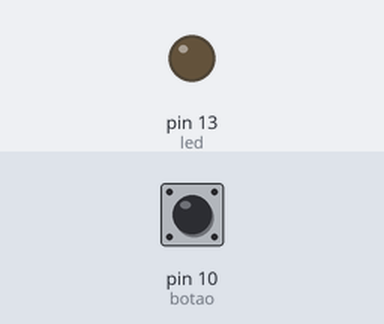
This sketch was run on a simulated Arduino Uno, built with avr-gcc and run on an emulated ATmega328P. On the bench: output pins drawn as LEDs (lit = HIGH). Inputs (shaded band) come from the test bench; at power-on: pin 10 (botao) HIGH.

Above: at 1.2 s.
1.3 s: pin 10 (botao) pulsed LOW 5 times (0.12 s each, 0.3 s apart)
At 2.22 s:
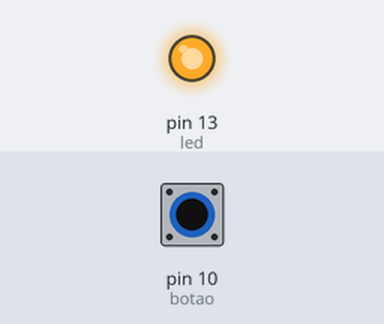
Timing chart, 0 to 4.3 s (numbered marks = the images above; inputs shaded):
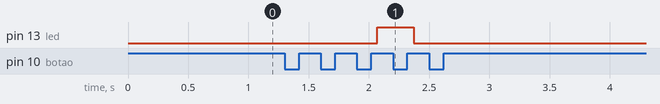

Measured:
- after the input at 1.3 s, pin 13 (led): LOW → HIGH after 0.77 s, → LOW 0.30 s later

The sketch:

acionar_led_com_tres_toques.ino
```cpp
#define botao 10
#define led 13// pino led
bool estado;
byte contagem=0;
void setup() {
pinMode(led,OUTPUT);
pinMode(botao, INPUT_PULLUP);
}

void loop() {
estado=digitalRead(botao);
if(estado==0)//verifica botao
  {
  delay (50);
  while(estado==0){
  estado=digitalRead(botao);}
  delay(50);
  contagem++;
 if(contagem==3)
   {
  digitalWrite(led,1);    // acende
   }

 if(contagem>=4)


{
  digitalWrite(led,0);    // acende
  contagem=0;
}
  }
}
```
